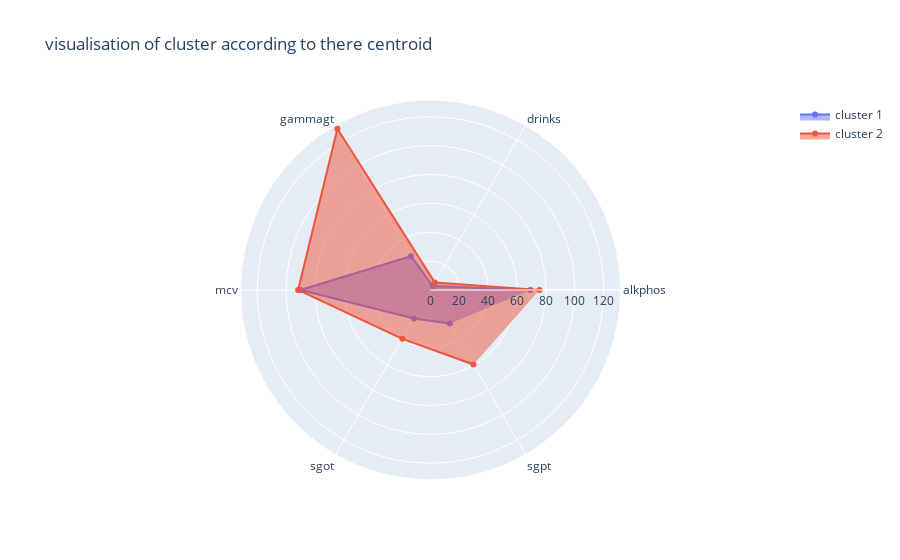

Write notebook code for a chart like this one.
### Code cell
if __name__=="__main__":
    main()

### Figure 1 — Plotly figure (JSON) as saved in the notebook; plotly's stock layout.template omitted (floating-point values rounded to 4 significant figures)
{"data": [{"fill": "toself", "name": "cluster 1", "r": [69.18, 3.145, 27.06, 89.97, 22.86, 26.8], "theta": ["alkphos", "drinks", "gammagt", "mcv", "sgot", "sgpt"], "type": "scatterpolar"}, {"fill": "toself", "name": "cluster 2", "r": [75.47, 5.961, 129, 91.68, 39.05, 59.55], "theta": ["alkphos", "drinks", "gammagt", "mcv", "sgot", "sgpt"], "type": "scatterpolar"}], "layout": {"polar": {"radialaxis": {"visible": true}}, "title": {"text": "visualisation of cluster according to there centroid"}}}
